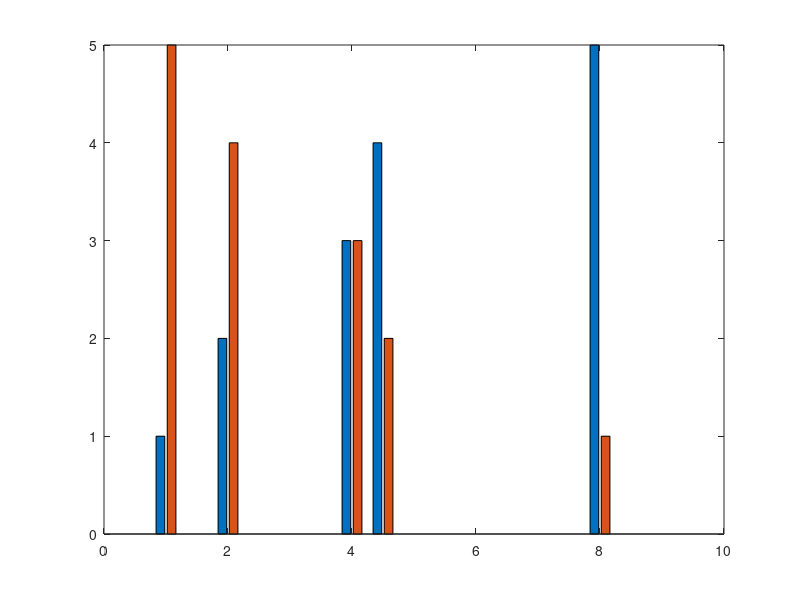

Reproduce this figure in MATLAB. (Note: this script raises an error after producing the figure.)
%=============================================================================
% Copyright (c) 2016-present Allan CORNET (Nelson)
%=============================================================================
% This file is part of Nelson.
%=============================================================================
% LICENCE_BLOCK_BEGIN
% SPDX-License-Identifier: LGPL-3.0-or-later
% LICENCE_BLOCK_END
%=============================================================================
% <--ADV-CLI MODE-->
%=============================================================================
% Grouped bars at irregular positions: every bar of a series is shifted by
% the same offset, the group width times the smallest positive step of the
% whole position vector (here 0.5, between 4 and 4.5), not by a per-bar
% step. The step is computed once per series, so a 2000-bar series updates
% in a few milliseconds instead of sorting the positions once per bar.
%=============================================================================
close all
f = figure('Visible', 'off');
x = [1 2 4 4.5 8];
h = bar(x, [1 2 3 4 5; 5 4 3 2 1]');
assert_isequal(numel(h), 2);
groupWidth = min(0.8, 2 / 3.5);
shift = 0.5 * groupWidth / 2 * 0.5;
assert_isapprox(h(1).XEndPoints, x - shift, 1e-12);
assert_isapprox(h(2).XEndPoints, x + shift, 1e-12);
assert_isapprox(h(2).XEndPoints - h(1).XEndPoints, repmat(2 * shift, 1, 5), 1e-12);
%=============================================================================
% Labels follow the same per-series offset and a large series redraws.
set(h(1), 'Labels', {'a', 'b', 'c', 'd', 'e'});
drawnow();
n = 2000;
g = bar(1:n, rand(1, n));
for k = 1:3
  set(g, 'YData', rand(1, n));
  drawnow();
end
assert_isequal(numel(g.XEndPoints), n);
assert_isequal(g.XEndPoints, 1:n);
close(f);
%=============================================================================
